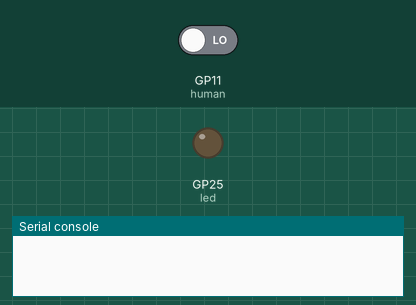
Simulated run of this program. Board: Raspberry Pi Pico running MicroPython. Parts: output pins drawn as LEDs (lit = HIGH), the last lines printed to the serial console. The test bench sets the inputs (shaded band); at power-on: GP11 (human) LOW.

Above: at 1.2 s.
1.3 s: GP11 (human) driven HIGH
At 1.8 s:
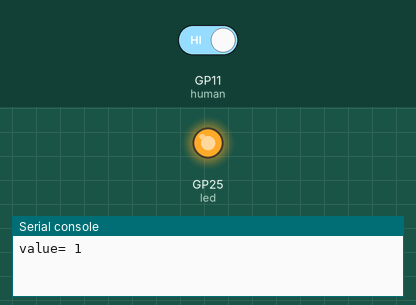
2.8 s: GP11 (human) driven LOW
At 4.5 s:
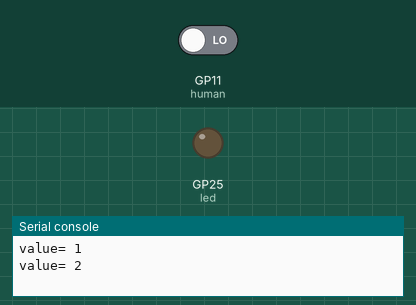
Timing chart, 0 to 6.0 s (numbered marks = the images above; inputs shaded):
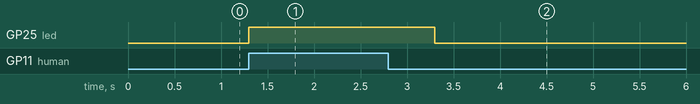

The program:

Human_infrared_detector14.py
```python
from machine import Pin
import utime

human = Pin(11, Pin.IN)
led = Pin("LED", Pin.OUT)

abc = 0

# Turn on the LED light that comes with the board
def led_on():
    led.value(1)

# Turn off the LED light that comes with the board
def led_off():
    led.value(0)


def detect_someone():
    if human.value() == 1:
        return True
    return False

while True:
    if detect_someone() == True:
        abc += 1
        led_on()
        print("value=", abc)
        utime.sleep(1)
    else:
        if abc != 0:
            led_off()
            abc = 0
```

Measured:
- after the input at 1.3 s, GP25 (led): LOW → HIGH at once
- after the input at 2.8 s, GP25 (led): HIGH → LOW after 0.50 s
